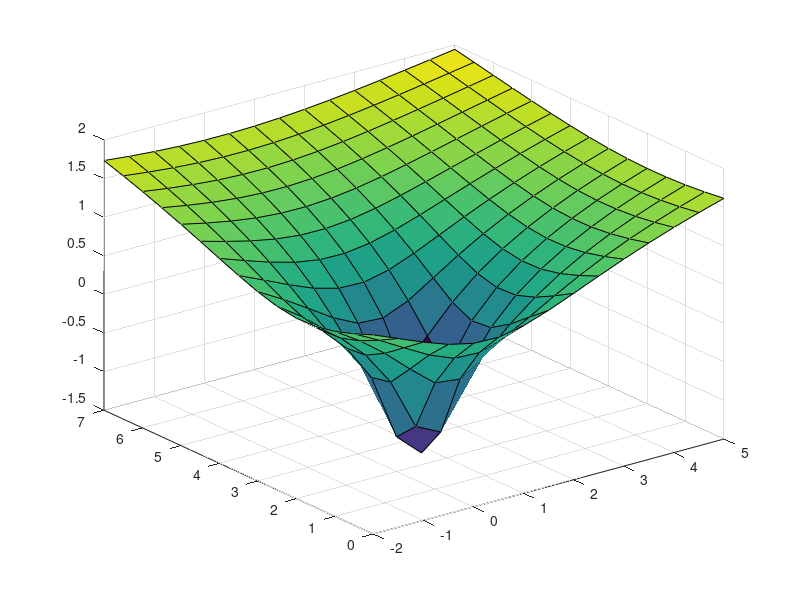
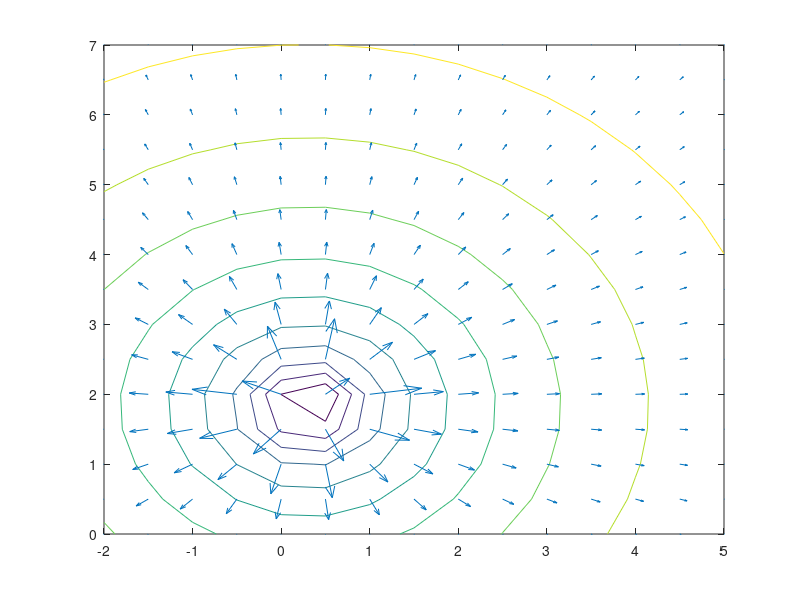

Recreate these plots in MATLAB, in order.
clear all
origin = [0 0];
BoB = [1 6]*0.3048;

dist = sqrt((origin(:,1)-BoB(:,1))^2+(origin(:,2)-BoB(:,2))^2);
dir = -(origin-BoB)/dist;
theta = acos(dir(:,1));
v_l = 0.2;
v_r = 0.2;
v = 0.2;
t_forward = dist/v;

d = 0.24;
omega_l = -0.1;
omega_r = 0.1;
omega = (omega_r-omega_l)/d;
t_rotate = theta/omega;

% pub = rospublisher('/raw_vel');
% sub_bump = rossubscriber('/bump');
% msg = rosmessage(pub);

% msg.Data = [omega_l,omega_r];
% send(pub, msg);
% pause(t_rotate);
% msg.Data = [v_l,v_r];
% send(pub, msg);
% pause(t_forward);
% bumpMessage = receive(sub_bump);
% if any(bumpMessage.Data)
%     msg.Data = [0.0, 0.0];
%     send(pub, msg);
%     pause(0.1);
% end
% msg.Data = [0,0];
% send(pub,msg);

[X,Y] = meshgrid([-2:0.5:5],[0:0.5:7]);
Z = log(sqrt((X-BoB(:,1)).^2+(Y-BoB(:,2)).^2));
figure
surf(X,Y,Z)
figure
contour(X,Y,Z)

[U,V] = gradient(Z);
hold on
quiver(X,Y,U,V)
hold off